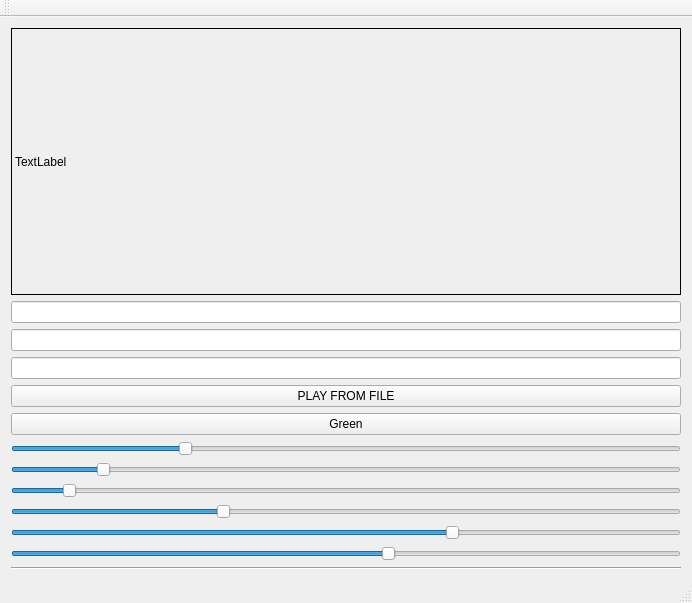
<?xml version="1.0" encoding="UTF-8"?>
<ui version="4.0">
 <class>MainWindow</class>
 <widget class="QMainWindow" name="MainWindow">
  <property name="geometry">
   <rect>
    <x>0</x>
    <y>0</y>
    <width>692</width>
    <height>603</height>
   </rect>
  </property>
  <property name="windowTitle">
   <string>MainWindow</string>
  </property>
  <widget class="QWidget" name="centralWidget">
   <layout class="QVBoxLayout" name="verticalLayout">
    <item>
     <widget class="QLabel" name="img">
      <property name="sizePolicy">
       <sizepolicy hsizetype="Ignored" vsizetype="Ignored">
        <horstretch>0</horstretch>
        <verstretch>0</verstretch>
       </sizepolicy>
      </property>
      <property name="minimumSize">
       <size>
        <width>300</width>
        <height>0</height>
       </size>
      </property>
      <property name="frameShape">
       <enum>QFrame::Box</enum>
      </property>
      <property name="text">
       <string>TextLabel</string>
      </property>
     </widget>
    </item>
    <item>
     <widget class="QLineEdit" name="lineEdit"/>
    </item>
    <item>
     <widget class="QLineEdit" name="lineEdit_2"/>
    </item>
    <item>
     <widget class="QLineEdit" name="lineEdit_3"/>
    </item>
    <item>
     <widget class="QPushButton" name="pushButton">
      <property name="text">
       <string>PLAY FROM FILE</string>
      </property>
     </widget>
    </item>
    <item>
     <widget class="QPushButton" name="Green">
      <property name="text">
       <string>Green</string>
      </property>
     </widget>
    </item>
    <item>
     <widget class="QSlider" name="horizontalSlider">
      <property name="maximum">
       <number>255</number>
      </property>
      <property name="value">
       <number>65</number>
      </property>
      <property name="orientation">
       <enum>Qt::Horizontal</enum>
      </property>
     </widget>
    </item>
    <item>
     <widget class="QSlider" name="horizontalSlider_3">
      <property name="maximum">
       <number>255</number>
      </property>
      <property name="value">
       <number>33</number>
      </property>
      <property name="orientation">
       <enum>Qt::Horizontal</enum>
      </property>
     </widget>
    </item>
    <item>
     <widget class="QSlider" name="horizontalSlider_2">
      <property name="maximum">
       <number>255</number>
      </property>
      <property name="value">
       <number>20</number>
      </property>
      <property name="orientation">
       <enum>Qt::Horizontal</enum>
      </property>
     </widget>
    </item>
    <item>
     <widget class="QSlider" name="horizontalSlider_4">
      <property name="maximum">
       <number>255</number>
      </property>
      <property name="value">
       <number>80</number>
      </property>
      <property name="orientation">
       <enum>Qt::Horizontal</enum>
      </property>
     </widget>
    </item>
    <item>
     <widget class="QSlider" name="horizontalSlider_5">
      <property name="maximum">
       <number>255</number>
      </property>
      <property name="value">
       <number>169</number>
      </property>
      <property name="orientation">
       <enum>Qt::Horizontal</enum>
      </property>
     </widget>
    </item>
    <item>
     <widget class="QSlider" name="horizontalSlider_6">
      <property name="maximum">
       <number>255</number>
      </property>
      <property name="value">
       <number>144</number>
      </property>
      <property name="orientation">
       <enum>Qt::Horizontal</enum>
      </property>
     </widget>
    </item>
    <item>
     <widget class="Line" name="line">
      <property name="orientation">
       <enum>Qt::Horizontal</enum>
      </property>
     </widget>
    </item>
   </layout>
  </widget>
  <widget class="QMenuBar" name="menuBar">
   <property name="geometry">
    <rect>
     <x>0</x>
     <y>0</y>
     <width>692</width>
     <height>22</height>
    </rect>
   </property>
  </widget>
  <widget class="QToolBar" name="mainToolBar">
   <attribute name="toolBarArea">
    <enum>TopToolBarArea</enum>
   </attribute>
   <attribute name="toolBarBreak">
    <bool>false</bool>
   </attribute>
  </widget>
  <widget class="QStatusBar" name="statusBar"/>
 </widget>
 <layoutdefault spacing="6" margin="11"/>
 <resources/>
 <connections/>
</ui>
